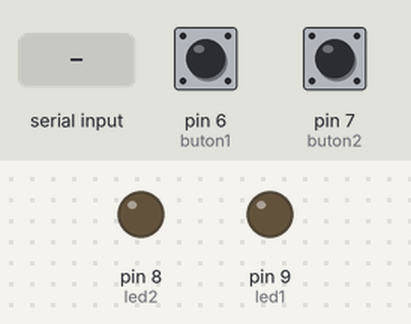
This sketch was run on a simulated Arduino Uno, built with avr-gcc and run on an emulated ATmega328P. On the bench: output pins drawn as LEDs (lit = HIGH). The test bench sets the inputs (shaded band); at power-on: pin 6 (buton1) HIGH, pin 7 (buton2) HIGH.

Above: at 1.2 s.
1.3 s: "A" received over the second serial link
At 2.1 s:
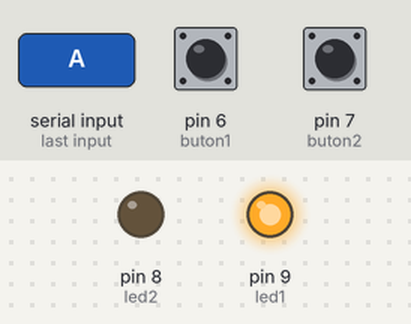
2.8 s: "D" received over the second serial link
At 3.2 s:
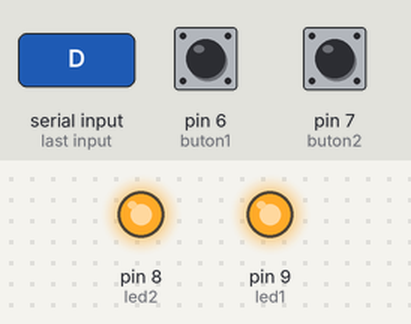
4.3 s: "S" received over the second serial link
At 5.5 s:
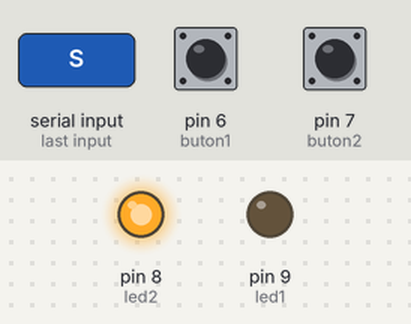
5.8 s: "F" received over the second serial link
At 6.7 s:
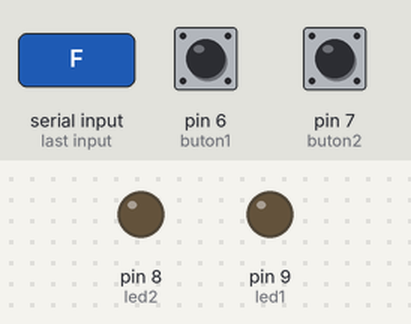
Timing chart, 0 to 8.3 s (numbered marks = the images above; inputs shaded):
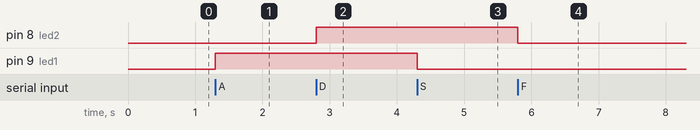

Measured:
- after the input at 1.3 s, pin 9 (led1): LOW → HIGH at once
- after the input at 2.8 s, pin 8 (led2): LOW → HIGH at once
- after the input at 4.3 s, pin 9 (led1): HIGH → LOW at once
- after the input at 5.8 s, pin 8 (led2): HIGH → LOW at once

The sketch:

Bluetooth_demo_buton_ino.ino
```cpp
#include <SoftwareSerial.h>

SoftwareSerial mySerial(2, 3);
const int led1 = 9;
const int led2 = 8;
const int buton1 = 6;
const int buton2 = 7;
int gelen;

void setup() {
  Serial.begin(9600);
  mySerial.begin(9600);
  pinMode(led1, OUTPUT);
  pinMode(led2, OUTPUT);
  pinMode(buton1, INPUT);
  pinMode(buton2, INPUT);
}

void loop() {
  if (mySerial.available() > 0) {
    gelen = mySerial.read();
    if (gelen == 'A') {
      digitalWrite(led1, HIGH);
      mySerial.println("Led1 yandi");
    }

    if (gelen == 'D') {
      digitalWrite(led2, HIGH);
      mySerial.println("Led2 yandi");
    }

    if (gelen == 'S') {
      digitalWrite(led1, LOW);
      mySerial.println("Led1 sondu");
    }
    if (gelen == 'F') {
      digitalWrite(led2, LOW);
      mySerial.println("Led2 sondu");
    }
  }
  if(digitalRead(buton1)==LOW){
    mySerial.println("Buton1'e basildi");
    delay(1000);
  }
  if(digitalRead(buton2)==LOW){
    mySerial.println("Buton2'ye basildi");
    delay(1000);
  }
}
```
